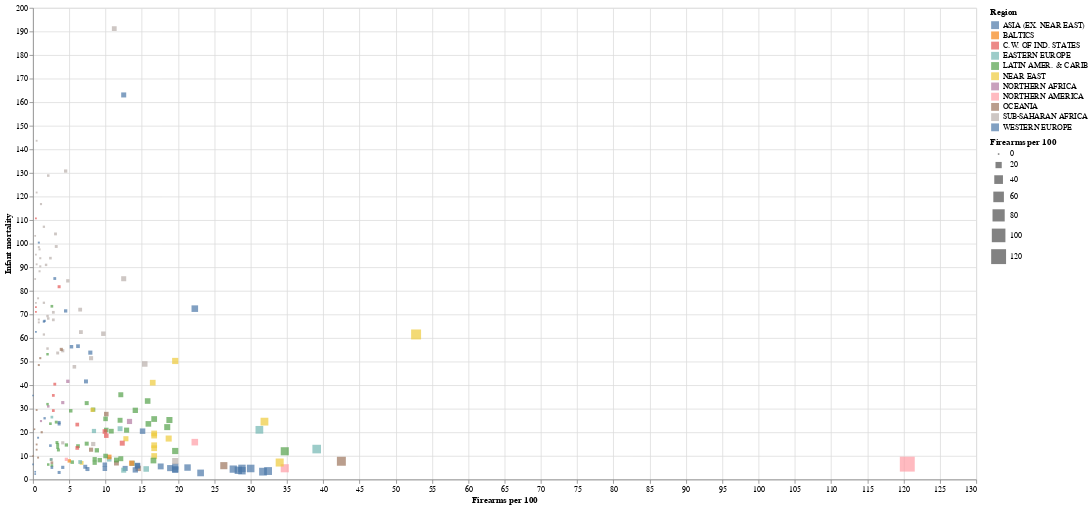

Write notebook code for a chart like this one.
### Markdown cell above
Now, I am curious to check Firearms and Infant mortality. There is a trend of negative correlation between the two. The US as an outlier is extremely magnified with this chart.

### Code cell
alt.Chart(merged).mark_square().encode(
    x=alt.X('Firearms per 100:Q', scale=alt.Scale(zero=False)),
    y=alt.Y('Infant mortality:Q', scale=alt.Scale(zero=False)),
    color='Region:N',
    tooltip='Country:N',
    size = 'Firearms per 100'
).properties(
    width=1200, height=600
)

### Figure 1 — Vega-Lite specification as saved in the notebook (floating-point values rounded to 4 significant figures; data arrays with more than 128 entries replaced by an {"elided": "..."} marker saying what was removed)
{"config": {"view": {"continuousWidth": 300, "continuousHeight": 300}}, "data": {"name": "data-ea5cfe7976fa3c3bb5ea8257fd25fc62"}, "mark": {"type": "square"}, "encoding": {"color": {"field": "Region", "type": "nominal"}, "size": {"field": "Firearms per 100", "type": "quantitative"}, "tooltip": {"field": "Country", "type": "nominal"}, "x": {"field": "Firearms per 100", "scale": {"zero": false}, "type": "quantitative"}, "y": {"field": "Infant mortality", "scale": {"zero": false}, "type": "quantitative"}}, "height": 600, "width": 1200, "$schema": "https://vega.github.io/schema/vega-lite/v5.8.0.json", "datasets": {"data-ea5cfe7976fa3c3bb5ea8257fd25fc62": {"elided": "230 records"}}}
